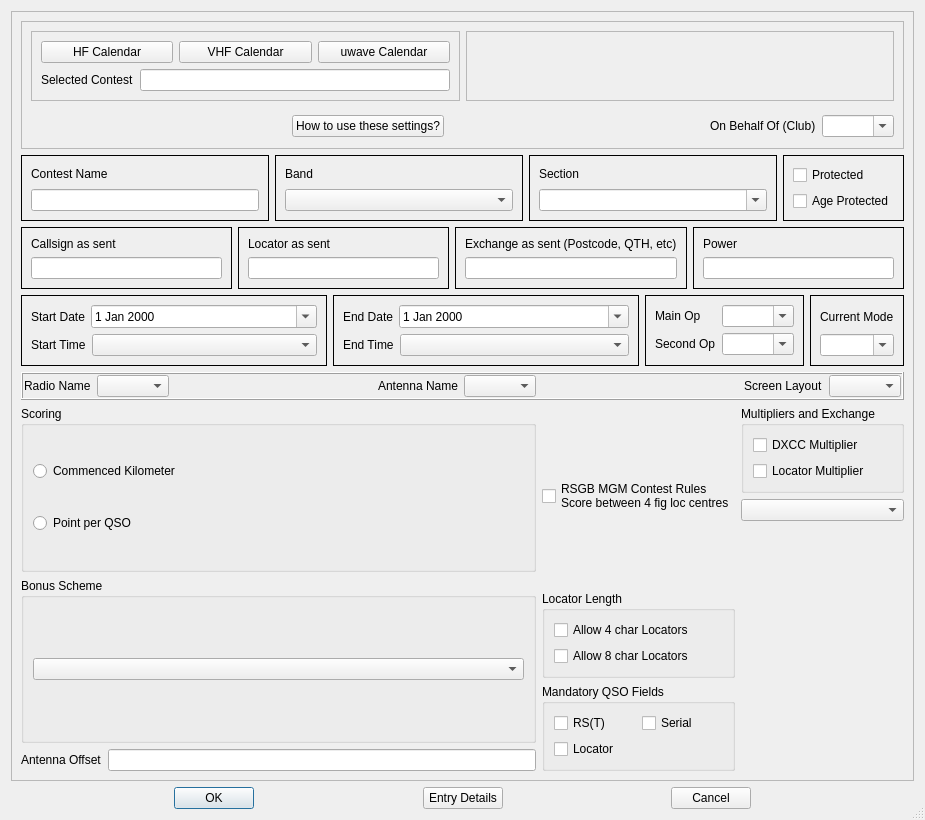
<?xml version="1.0" encoding="UTF-8"?>
<ui version="4.0">
 <class>ContestDetails</class>
 <widget class="QDialog" name="ContestDetails">
  <property name="geometry">
   <rect>
    <x>0</x>
    <y>0</y>
    <width>925</width>
    <height>820</height>
   </rect>
  </property>
  <property name="minimumSize">
   <size>
    <width>0</width>
    <height>0</height>
   </size>
  </property>
  <property name="windowTitle">
   <string>Contest Details</string>
  </property>
  <property name="autoFillBackground">
   <bool>true</bool>
  </property>
  <property name="sizeGripEnabled">
   <bool>true</bool>
  </property>
  <layout class="QVBoxLayout" name="verticalLayout_20">
   <item>
    <widget class="QScrollArea" name="scrollArea">
     <property name="widgetResizable">
      <bool>true</bool>
     </property>
     <widget class="QWidget" name="scrollAreaWidgetContents">
      <property name="geometry">
       <rect>
        <x>0</x>
        <y>0</y>
        <width>888</width>
        <height>767</height>
       </rect>
      </property>
      <layout class="QVBoxLayout" name="verticalLayout_24">
       <item>
        <widget class="QFrame" name="bundleFrame">
         <property name="frameShape">
          <enum>QFrame::StyledPanel</enum>
         </property>
         <property name="frameShadow">
          <enum>QFrame::Raised</enum>
         </property>
         <property name="lineWidth">
          <number>1</number>
         </property>
         <layout class="QVBoxLayout" name="verticalLayout_23">
          <item>
           <layout class="QHBoxLayout" name="horizontalLayout_3">
            <item>
             <widget class="QFrame" name="frame_2">
              <property name="sizePolicy">
               <sizepolicy hsizetype="Preferred" vsizetype="Preferred">
                <horstretch>1</horstretch>
                <verstretch>0</verstretch>
               </sizepolicy>
              </property>
              <property name="minimumSize">
               <size>
                <width>0</width>
                <height>0</height>
               </size>
              </property>
              <property name="frameShape">
               <enum>QFrame::StyledPanel</enum>
              </property>
              <property name="frameShadow">
               <enum>QFrame::Raised</enum>
              </property>
              <layout class="QVBoxLayout" name="verticalLayout">
               <item>
                <layout class="QHBoxLayout" name="horizontalLayout_2">
                 <item>
                  <widget class="QPushButton" name="HFCalendarButton">
                   <property name="text">
                    <string>HF Calendar</string>
                   </property>
                  </widget>
                 </item>
                 <item>
                  <widget class="QPushButton" name="VHFCalendarButton">
                   <property name="text">
                    <string>VHF Calendar</string>
                   </property>
                  </widget>
                 </item>
                 <item>
                  <widget class="QPushButton" name="uwaveCalendarButton">
                   <property name="text">
                    <string>uwave Calendar</string>
                   </property>
                  </widget>
                 </item>
                </layout>
               </item>
               <item>
                <layout class="QHBoxLayout" name="horizontalLayout_9">
                 <item>
                  <widget class="QLabel" name="label_19">
                   <property name="text">
                    <string>Selected Contest</string>
                   </property>
                  </widget>
                 </item>
                 <item>
                  <widget class="QLineEdit" name="ContestNameSelected">
                   <property name="readOnly">
                    <bool>true</bool>
                   </property>
                   <property name="clearButtonEnabled">
                    <bool>false</bool>
                   </property>
                  </widget>
                 </item>
                </layout>
               </item>
              </layout>
             </widget>
            </item>
            <item>
             <widget class="TBundleFrame" name="EntryBundleFrame">
              <property name="sizePolicy">
               <sizepolicy hsizetype="Preferred" vsizetype="Preferred">
                <horstretch>1</horstretch>
                <verstretch>0</verstretch>
               </sizepolicy>
              </property>
              <property name="minimumSize">
               <size>
                <width>200</width>
                <height>20</height>
               </size>
              </property>
              <property name="frameShape">
               <enum>QFrame::StyledPanel</enum>
              </property>
              <property name="frameShadow">
               <enum>QFrame::Raised</enum>
              </property>
             </widget>
            </item>
           </layout>
          </item>
          <item>
           <layout class="QHBoxLayout" name="horizontalLayout_4">
            <item>
             <widget class="TBundleFrame" name="StationBundleFrame">
              <property name="sizePolicy">
               <sizepolicy hsizetype="Preferred" vsizetype="Preferred">
                <horstretch>1</horstretch>
                <verstretch>0</verstretch>
               </sizepolicy>
              </property>
              <property name="minimumSize">
               <size>
                <width>0</width>
                <height>0</height>
               </size>
              </property>
              <property name="frameShape">
               <enum>QFrame::StyledPanel</enum>
              </property>
              <property name="frameShadow">
               <enum>QFrame::Raised</enum>
              </property>
             </widget>
            </item>
            <item>
             <widget class="TBundleFrame" name="QTHBundleFrame">
              <property name="sizePolicy">
               <sizepolicy hsizetype="Preferred" vsizetype="Preferred">
                <horstretch>1</horstretch>
                <verstretch>0</verstretch>
               </sizepolicy>
              </property>
              <property name="minimumSize">
               <size>
                <width>0</width>
                <height>0</height>
               </size>
              </property>
              <property name="frameShape">
               <enum>QFrame::StyledPanel</enum>
              </property>
              <property name="frameShadow">
               <enum>QFrame::Raised</enum>
              </property>
             </widget>
            </item>
           </layout>
          </item>
          <item>
           <layout class="QHBoxLayout" name="horizontalLayout">
            <property name="topMargin">
             <number>2</number>
            </property>
            <property name="bottomMargin">
             <number>2</number>
            </property>
            <item>
             <spacer name="horizontalSpacer_7">
              <property name="orientation">
               <enum>Qt::Horizontal</enum>
              </property>
              <property name="sizeHint" stdset="0">
               <size>
                <width>40</width>
                <height>20</height>
               </size>
              </property>
             </spacer>
            </item>
            <item>
             <widget class="QPushButton" name="BSHelpButton">
              <property name="text">
               <string>How to use these settings?</string>
              </property>
             </widget>
            </item>
            <item>
             <spacer name="horizontalSpacer_2">
              <property name="orientation">
               <enum>Qt::Horizontal</enum>
              </property>
              <property name="sizeHint" stdset="0">
               <size>
                <width>40</width>
                <height>20</height>
               </size>
              </property>
             </spacer>
            </item>
            <item>
             <widget class="QLabel" name="label_18">
              <property name="text">
               <string>On Behalf Of (Club)</string>
              </property>
             </widget>
            </item>
            <item>
             <widget class="QComboBox" name="clubComboBox">
              <property name="editable">
               <bool>true</bool>
              </property>
              <property name="insertPolicy">
               <enum>QComboBox::NoInsert</enum>
              </property>
             </widget>
            </item>
           </layout>
          </item>
         </layout>
        </widget>
       </item>
       <item>
        <layout class="QHBoxLayout" name="horizontalLayout_5">
         <item>
          <widget class="QFrame" name="frame1">
           <property name="frameShape">
            <enum>QFrame::Box</enum>
           </property>
           <layout class="QVBoxLayout" name="verticalLayout_2">
            <item>
             <widget class="QLabel" name="label">
              <property name="text">
               <string>Contest Name</string>
              </property>
             </widget>
            </item>
            <item>
             <widget class="QLineEdit" name="ContestNameEdit">
              <property name="clearButtonEnabled">
               <bool>true</bool>
              </property>
             </widget>
            </item>
           </layout>
          </widget>
         </item>
         <item>
          <widget class="QFrame" name="frame2">
           <property name="frameShape">
            <enum>QFrame::Box</enum>
           </property>
           <layout class="QVBoxLayout" name="verticalLayout_3">
            <item>
             <widget class="QLabel" name="label_2">
              <property name="text">
               <string>Band</string>
              </property>
             </widget>
            </item>
            <item>
             <widget class="QComboBox" name="BandComboBox">
              <property name="sizePolicy">
               <sizepolicy hsizetype="Expanding" vsizetype="Fixed">
                <horstretch>0</horstretch>
                <verstretch>0</verstretch>
               </sizepolicy>
              </property>
              <property name="editable">
               <bool>false</bool>
              </property>
              <property name="sizeAdjustPolicy">
               <enum>QComboBox::AdjustToContents</enum>
              </property>
             </widget>
            </item>
           </layout>
          </widget>
         </item>
         <item>
          <widget class="QFrame" name="frame3">
           <property name="frameShape">
            <enum>QFrame::Box</enum>
           </property>
           <layout class="QVBoxLayout" name="verticalLayout_4">
            <item>
             <widget class="QLabel" name="label_3">
              <property name="text">
               <string>Section</string>
              </property>
             </widget>
            </item>
            <item>
             <widget class="QComboBox" name="SectionComboBox">
              <property name="sizePolicy">
               <sizepolicy hsizetype="Expanding" vsizetype="Fixed">
                <horstretch>0</horstretch>
                <verstretch>0</verstretch>
               </sizepolicy>
              </property>
              <property name="editable">
               <bool>true</bool>
              </property>
              <property name="sizeAdjustPolicy">
               <enum>QComboBox::AdjustToContents</enum>
              </property>
             </widget>
            </item>
           </layout>
          </widget>
         </item>
         <item>
          <widget class="QFrame" name="frame4">
           <property name="frameShape">
            <enum>QFrame::Box</enum>
           </property>
           <layout class="QVBoxLayout" name="verticalLayout_19">
            <item>
             <widget class="QCheckBox" name="ProtectedOption">
              <property name="text">
               <string>Protected</string>
              </property>
             </widget>
            </item>
            <item>
             <widget class="QCheckBox" name="ageProtectedcb">
              <property name="text">
               <string>Age Protected</string>
              </property>
             </widget>
            </item>
           </layout>
          </widget>
         </item>
        </layout>
       </item>
       <item>
        <layout class="QHBoxLayout" name="horizontalLayout_6">
         <item>
          <widget class="QFrame" name="frame5">
           <property name="frameShape">
            <enum>QFrame::Box</enum>
           </property>
           <layout class="QVBoxLayout" name="verticalLayout_5">
            <item>
             <widget class="QLabel" name="label_4">
              <property name="text">
               <string>Callsign as sent</string>
              </property>
             </widget>
            </item>
            <item>
             <widget class="QLineEdit" name="CallsignEdit">
              <property name="clearButtonEnabled">
               <bool>true</bool>
              </property>
             </widget>
            </item>
           </layout>
          </widget>
         </item>
         <item>
          <widget class="QFrame" name="frame6">
           <property name="frameShape">
            <enum>QFrame::Box</enum>
           </property>
           <layout class="QVBoxLayout" name="verticalLayout_6">
            <item>
             <widget class="QLabel" name="label_5">
              <property name="text">
               <string>Locator as sent</string>
              </property>
             </widget>
            </item>
            <item>
             <widget class="QLineEdit" name="LocatorEdit">
              <property name="clearButtonEnabled">
               <bool>true</bool>
              </property>
             </widget>
            </item>
           </layout>
          </widget>
         </item>
         <item>
          <widget class="QFrame" name="frame7">
           <property name="frameShape">
            <enum>QFrame::Box</enum>
           </property>
           <layout class="QVBoxLayout" name="verticalLayout_7">
            <item>
             <widget class="QLabel" name="label_6">
              <property name="text">
               <string>Exchange as sent (Postcode, QTH, etc)</string>
              </property>
             </widget>
            </item>
            <item>
             <widget class="QLineEdit" name="ExchangeEdit">
              <property name="clearButtonEnabled">
               <bool>true</bool>
              </property>
             </widget>
            </item>
           </layout>
          </widget>
         </item>
         <item>
          <widget class="QFrame" name="frame8">
           <property name="frameShape">
            <enum>QFrame::Box</enum>
           </property>
           <layout class="QVBoxLayout" name="verticalLayout_8">
            <item>
             <widget class="QLabel" name="label_7">
              <property name="text">
               <string>Power</string>
              </property>
             </widget>
            </item>
            <item>
             <widget class="QLineEdit" name="PowerEdit">
              <property name="clearButtonEnabled">
               <bool>true</bool>
              </property>
             </widget>
            </item>
           </layout>
          </widget>
         </item>
        </layout>
       </item>
       <item>
        <layout class="QHBoxLayout" name="horizontalLayout_18">
         <item>
          <widget class="QFrame" name="startdateFrame">
           <property name="frameShape">
            <enum>QFrame::Box</enum>
           </property>
           <layout class="QVBoxLayout" name="verticalLayout_9">
            <item>
             <layout class="QHBoxLayout" name="horizontalLayout_7" stretch="0,1">
              <item>
               <widget class="QLabel" name="label_8">
                <property name="text">
                 <string>Start Date</string>
                </property>
               </widget>
              </item>
              <item>
               <widget class="QDateEdit" name="StartDateEdit">
                <property name="calendarPopup">
                 <bool>true</bool>
                </property>
               </widget>
              </item>
             </layout>
            </item>
            <item>
             <layout class="QHBoxLayout" name="horizontalLayout_15">
              <item>
               <widget class="QLabel" name="label_9">
                <property name="text">
                 <string>Start Time</string>
                </property>
               </widget>
              </item>
              <item>
               <widget class="QComboBox" name="StartTimeCombo">
                <property name="sizePolicy">
                 <sizepolicy hsizetype="Expanding" vsizetype="Fixed">
                  <horstretch>0</horstretch>
                  <verstretch>0</verstretch>
                 </sizepolicy>
                </property>
                <property name="sizeAdjustPolicy">
                 <enum>QComboBox::AdjustToContents</enum>
                </property>
               </widget>
              </item>
             </layout>
            </item>
           </layout>
          </widget>
         </item>
         <item>
          <widget class="QFrame" name="enddateFrame">
           <property name="frameShape">
            <enum>QFrame::Box</enum>
           </property>
           <layout class="QVBoxLayout" name="verticalLayout_10">
            <item>
             <layout class="QHBoxLayout" name="horizontalLayout_8" stretch="0,1">
              <item>
               <widget class="QLabel" name="label_10">
                <property name="text">
                 <string>End Date</string>
                </property>
               </widget>
              </item>
              <item>
               <widget class="QDateEdit" name="EndDateEdit">
                <property name="calendarPopup">
                 <bool>true</bool>
                </property>
               </widget>
              </item>
             </layout>
            </item>
            <item>
             <layout class="QHBoxLayout" name="horizontalLayout_17">
              <item>
               <widget class="QLabel" name="label_9a">
                <property name="text">
                 <string>End Time</string>
                </property>
               </widget>
              </item>
              <item>
               <widget class="QComboBox" name="EndTimeCombo">
                <property name="sizePolicy">
                 <sizepolicy hsizetype="Expanding" vsizetype="Fixed">
                  <horstretch>0</horstretch>
                  <verstretch>0</verstretch>
                 </sizepolicy>
                </property>
                <property name="sizeAdjustPolicy">
                 <enum>QComboBox::AdjustToContents</enum>
                </property>
               </widget>
              </item>
             </layout>
            </item>
           </layout>
          </widget>
         </item>
         <item>
          <widget class="QFrame" name="opFrame">
           <property name="frameShape">
            <enum>QFrame::Box</enum>
           </property>
           <layout class="QVBoxLayout" name="verticalLayout_12">
            <item>
             <layout class="QHBoxLayout" name="horizontalLayout_19">
              <item>
               <widget class="QLabel" name="label_11">
                <property name="text">
                 <string>Main Op</string>
                </property>
               </widget>
              </item>
              <item>
               <widget class="QComboBox" name="MainOpComboBox">
                <property name="editable">
                 <bool>true</bool>
                </property>
                <property name="sizeAdjustPolicy">
                 <enum>QComboBox::AdjustToContents</enum>
                </property>
               </widget>
              </item>
             </layout>
            </item>
            <item>
             <layout class="QHBoxLayout" name="horizontalLayout_20">
              <item>
               <widget class="QLabel" name="label_12">
                <property name="text">
                 <string>Second Op</string>
                </property>
               </widget>
              </item>
              <item>
               <widget class="QComboBox" name="SecondOpComboBox">
                <property name="editable">
                 <bool>true</bool>
                </property>
                <property name="sizeAdjustPolicy">
                 <enum>QComboBox::AdjustToContents</enum>
                </property>
               </widget>
              </item>
             </layout>
            </item>
           </layout>
          </widget>
         </item>
         <item>
          <widget class="QFrame" name="modeFrame">
           <property name="frameShape">
            <enum>QFrame::Box</enum>
           </property>
           <layout class="QVBoxLayout" name="verticalLayout_18">
            <item>
             <widget class="QLabel" name="label_14">
              <property name="text">
               <string>Current Mode</string>
              </property>
             </widget>
            </item>
            <item>
             <widget class="QComboBox" name="ModeComboBox">
              <property name="editable">
               <bool>true</bool>
              </property>
              <property name="sizeAdjustPolicy">
               <enum>QComboBox::AdjustToContents</enum>
              </property>
             </widget>
            </item>
           </layout>
          </widget>
         </item>
        </layout>
       </item>
       <item>
        <widget class="QFrame" name="frame_3">
         <property name="frameShape">
          <enum>QFrame::Box</enum>
         </property>
         <property name="frameShadow">
          <enum>QFrame::Raised</enum>
         </property>
         <layout class="QHBoxLayout" name="horizontalLayout_22">
          <property name="leftMargin">
           <number>1</number>
          </property>
          <property name="topMargin">
           <number>1</number>
          </property>
          <property name="rightMargin">
           <number>1</number>
          </property>
          <property name="bottomMargin">
           <number>1</number>
          </property>
          <item>
           <widget class="QLabel" name="label_15">
            <property name="text">
             <string>Radio Name</string>
            </property>
           </widget>
          </item>
          <item>
           <widget class="QComboBox" name="radioNameSel">
            <property name="sizeAdjustPolicy">
             <enum>QComboBox::AdjustToContents</enum>
            </property>
           </widget>
          </item>
          <item>
           <spacer name="horizontalSpacer">
            <property name="orientation">
             <enum>Qt::Horizontal</enum>
            </property>
            <property name="sizeHint" stdset="0">
             <size>
              <width>40</width>
              <height>20</height>
             </size>
            </property>
           </spacer>
          </item>
          <item>
           <widget class="QLabel" name="label_16">
            <property name="text">
             <string>Antenna Name</string>
            </property>
           </widget>
          </item>
          <item>
           <widget class="QComboBox" name="antennaNameSel">
            <property name="sizeAdjustPolicy">
             <enum>QComboBox::AdjustToContents</enum>
            </property>
           </widget>
          </item>
          <item>
           <spacer name="horizontalSpacer_8">
            <property name="orientation">
             <enum>Qt::Horizontal</enum>
            </property>
            <property name="sizeHint" stdset="0">
             <size>
              <width>40</width>
              <height>20</height>
             </size>
            </property>
           </spacer>
          </item>
          <item>
           <widget class="QLabel" name="label_17">
            <property name="text">
             <string>Screen Layout</string>
            </property>
           </widget>
          </item>
          <item>
           <widget class="QComboBox" name="screenLayoutCombo">
            <property name="sizeAdjustPolicy">
             <enum>QComboBox::AdjustToContents</enum>
            </property>
           </widget>
          </item>
         </layout>
        </widget>
       </item>
       <item>
        <layout class="QHBoxLayout" name="horizontalLayout_21">
         <item>
          <layout class="QVBoxLayout" name="verticalLayout_11">
           <item>
            <widget class="QGroupBox" name="ScoreGroupBox">
             <property name="title">
              <string>Scoring</string>
             </property>
             <property name="flat">
              <bool>false</bool>
             </property>
             <layout class="QVBoxLayout" name="verticalLayout_22">
              <item>
               <widget class="QRadioButton" name="commencedKRB">
                <property name="text">
                 <string>Commenced Kilometer</string>
                </property>
               </widget>
              </item>
              <item>
               <widget class="QRadioButton" name="PPQSORB">
                <property name="text">
                 <string>Point per QSO</string>
                </property>
               </widget>
              </item>
             </layout>
            </widget>
           </item>
           <item>
            <widget class="QGroupBox" name="groupBox_5">
             <property name="title">
              <string>Bonus Scheme</string>
             </property>
             <layout class="QVBoxLayout" name="verticalLayout_16">
              <item>
               <widget class="QComboBox" name="BonusComboBox">
                <property name="sizeAdjustPolicy">
                 <enum>QComboBox::AdjustToContents</enum>
                </property>
               </widget>
              </item>
             </layout>
            </widget>
           </item>
           <item>
            <layout class="QHBoxLayout" name="horizontalLayout_11">
             <item>
              <widget class="QLabel" name="label_13">
               <property name="text">
                <string>Antenna Offset</string>
               </property>
              </widget>
             </item>
             <item>
              <widget class="QLineEdit" name="AntOffsetEdit">
               <property name="clearButtonEnabled">
                <bool>true</bool>
               </property>
              </widget>
             </item>
            </layout>
           </item>
          </layout>
         </item>
         <item>
          <layout class="QVBoxLayout" name="verticalLayout_14">
           <item>
            <spacer name="verticalSpacer_2">
             <property name="orientation">
              <enum>Qt::Vertical</enum>
             </property>
             <property name="sizeHint" stdset="0">
              <size>
               <width>20</width>
               <height>40</height>
              </size>
             </property>
            </spacer>
           </item>
           <item>
            <widget class="QCheckBox" name="MGMCheckBox">
             <property name="text">
              <string>RSGB MGM Contest Rules
Score between 4 fig loc centres</string>
             </property>
            </widget>
           </item>
           <item>
            <spacer name="verticalSpacer">
             <property name="orientation">
              <enum>Qt::Vertical</enum>
             </property>
             <property name="sizeHint" stdset="0">
              <size>
               <width>20</width>
               <height>40</height>
              </size>
             </property>
            </spacer>
           </item>
           <item>
            <widget class="QGroupBox" name="LocatorGroupBox">
             <property name="title">
              <string>Locator Length</string>
             </property>
             <layout class="QVBoxLayout" name="verticalLayout_21">
              <item>
               <widget class="QCheckBox" name="AllowLoc4CB">
                <property name="text">
                 <string>Allow 4 char Locators</string>
                </property>
               </widget>
              </item>
              <item>
               <widget class="QCheckBox" name="AllowLoc8CB">
                <property name="text">
                 <string>Allow 8 char Locators</string>
                </property>
               </widget>
              </item>
             </layout>
            </widget>
           </item>
           <item>
            <widget class="QGroupBox" name="FieldsGroupBox">
             <property name="title">
              <string>Mandatory QSO Fields</string>
             </property>
             <layout class="QVBoxLayout" name="verticalLayout_17">
              <item>
               <layout class="QHBoxLayout" name="horizontalLayout_12">
                <item>
                 <widget class="QCheckBox" name="RSTField">
                  <property name="text">
                   <string>RS(T)</string>
                  </property>
                 </widget>
                </item>
                <item>
                 <widget class="QCheckBox" name="SerialField">
                  <property name="text">
                   <string>Serial</string>
                  </property>
                 </widget>
                </item>
               </layout>
              </item>
              <item>
               <layout class="QHBoxLayout" name="horizontalLayout_13">
                <item>
                 <widget class="QCheckBox" name="LocatorField">
                  <property name="text">
                   <string>Locator</string>
                  </property>
                 </widget>
                </item>
               </layout>
              </item>
             </layout>
            </widget>
           </item>
          </layout>
         </item>
         <item>
          <layout class="QVBoxLayout" name="verticalLayout_15">
           <item>
            <widget class="QGroupBox" name="MultGroupBox">
             <property name="title">
              <string>Multipliers and Exchange</string>
             </property>
             <layout class="QVBoxLayout" name="verticalLayout_13">
              <item>
               <widget class="QCheckBox" name="DXCCMult">
                <property name="text">
                 <string>DXCC Multiplier</string>
                </property>
               </widget>
              </item>
              <item>
               <widget class="QCheckBox" name="LocatorMult">
                <property name="text">
                 <string>Locator Multiplier</string>
                </property>
               </widget>
              </item>
             </layout>
            </widget>
           </item>
           <item>
            <widget class="QComboBox" name="ExchangeComboBox">
             <property name="sizeAdjustPolicy">
              <enum>QComboBox::AdjustToContents</enum>
             </property>
            </widget>
           </item>
           <item>
            <widget class="QFrame" name="HFFrame">
             <property name="frameShape">
              <enum>QFrame::NoFrame</enum>
             </property>
             <property name="frameShadow">
              <enum>QFrame::Plain</enum>
             </property>
            </widget>
           </item>
           <item>
            <spacer name="verticalSpacer_3">
             <property name="orientation">
              <enum>Qt::Vertical</enum>
             </property>
             <property name="sizeHint" stdset="0">
              <size>
               <width>20</width>
               <height>40</height>
              </size>
             </property>
            </spacer>
           </item>
          </layout>
         </item>
        </layout>
       </item>
      </layout>
     </widget>
    </widget>
   </item>
   <item>
    <layout class="QHBoxLayout" name="horizontalLayout_10">
     <item>
      <spacer name="horizontalSpacer_3">
       <property name="orientation">
        <enum>Qt::Horizontal</enum>
       </property>
       <property name="sizeHint" stdset="0">
        <size>
         <width>40</width>
         <height>20</height>
        </size>
       </property>
      </spacer>
     </item>
     <item>
      <widget class="QPushButton" name="OKButton">
       <property name="text">
        <string>OK</string>
       </property>
       <property name="default">
        <bool>true</bool>
       </property>
      </widget>
     </item>
     <item>
      <spacer name="horizontalSpacer_4">
       <property name="orientation">
        <enum>Qt::Horizontal</enum>
       </property>
       <property name="sizeHint" stdset="0">
        <size>
         <width>40</width>
         <height>20</height>
        </size>
       </property>
      </spacer>
     </item>
     <item>
      <widget class="QPushButton" name="EntDetailButton">
       <property name="text">
        <string>Entry Details</string>
       </property>
      </widget>
     </item>
     <item>
      <spacer name="horizontalSpacer_5">
       <property name="orientation">
        <enum>Qt::Horizontal</enum>
       </property>
       <property name="sizeHint" stdset="0">
        <size>
         <width>40</width>
         <height>20</height>
        </size>
       </property>
      </spacer>
     </item>
     <item>
      <widget class="QPushButton" name="CancelButton">
       <property name="text">
        <string>Cancel</string>
       </property>
      </widget>
     </item>
     <item>
      <spacer name="horizontalSpacer_6">
       <property name="orientation">
        <enum>Qt::Horizontal</enum>
       </property>
       <property name="sizeHint" stdset="0">
        <size>
         <width>40</width>
         <height>20</height>
        </size>
       </property>
      </spacer>
     </item>
    </layout>
   </item>
  </layout>
 </widget>
 <customwidgets>
  <customwidget>
   <class>TBundleFrame</class>
   <extends>QFrame</extends>
   <header>tbundleframe.h</header>
   <container>1</container>
  </customwidget>
 </customwidgets>
 <resources/>
 <connections/>
</ui>
